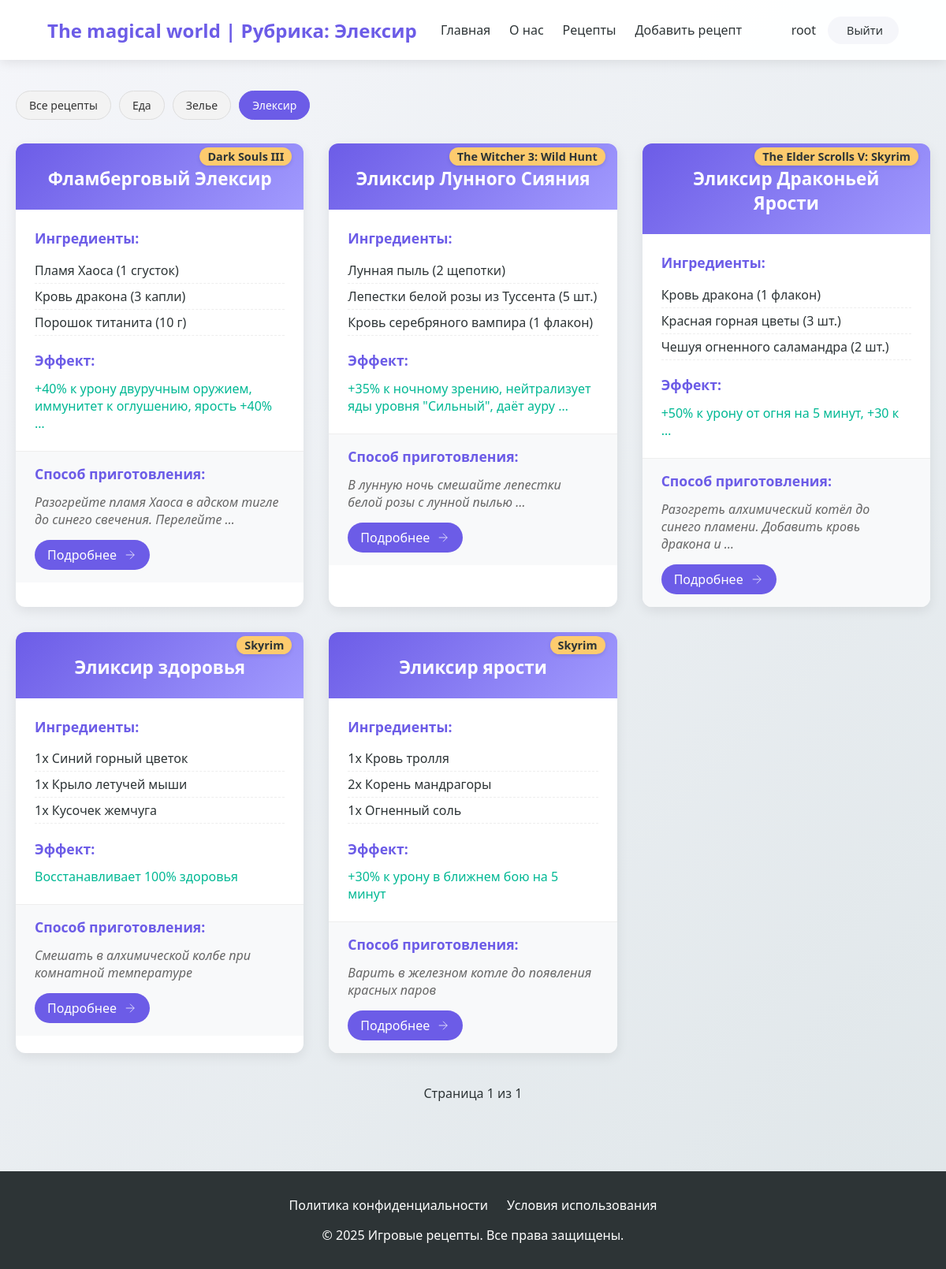
The page /category/Elecsir/ (signed in) on the database as committed earlier.
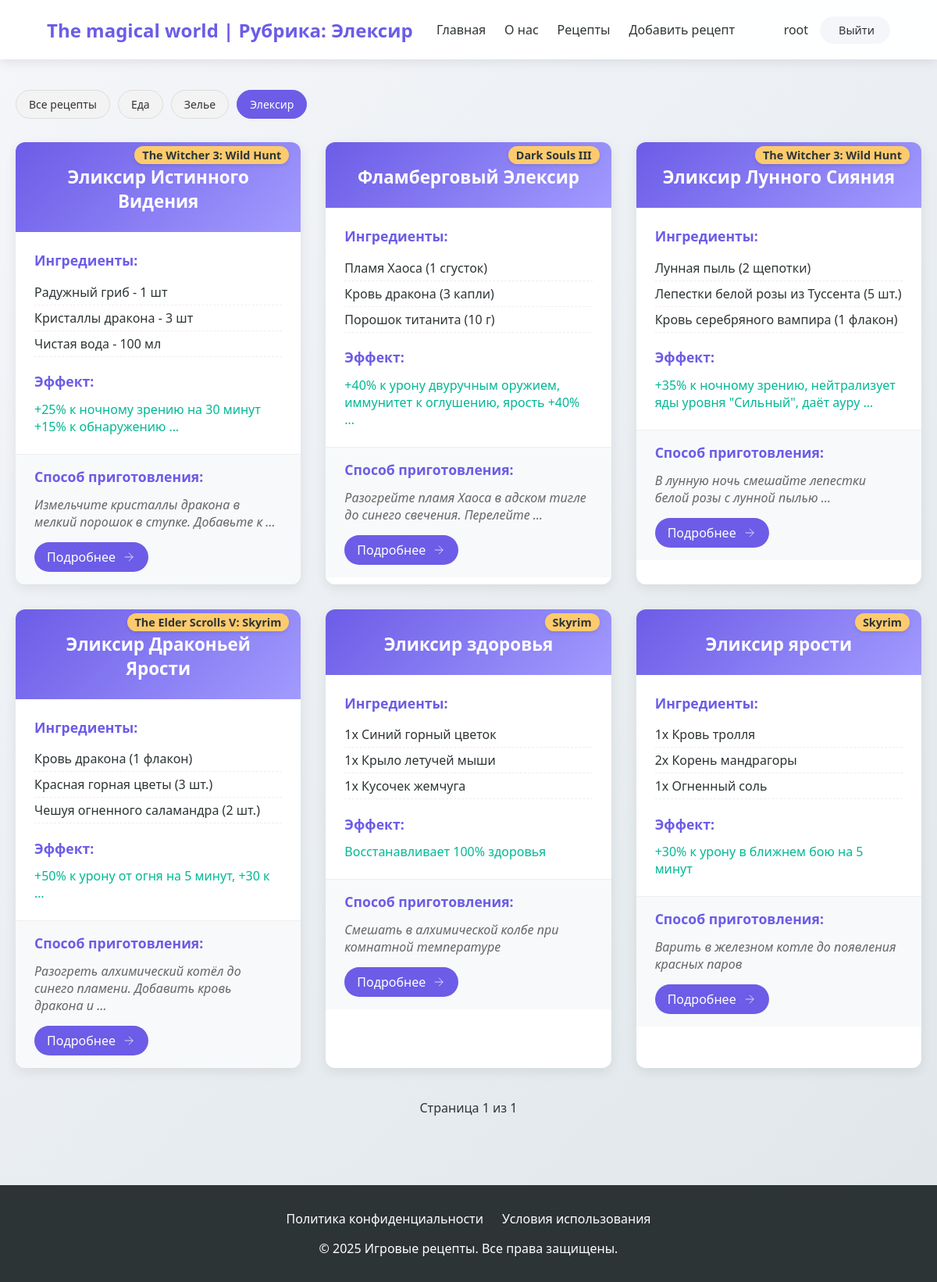
The same page on the database as committed later.
### star/models.py (models this page shows, shortened)
class Category(models.Model):
    name = models.CharField(max_length=255, db_index=True, verbose_name = 'Категория')
    slug = models.SlugField(max_length=100, unique=True, db_index=True)
    class Meta:
        verbose_name = 'Категории'
        verbose_name_plural = 'Категории'
    def get_absolute_url(self):
         return reverse('category', kwargs = {'cat_slug' : self.slug})

class recipe(models.Model):
    title = models.CharField(max_length = 255, verbose_name = 'Название')
    slug = models.SlugField(max_length = 255, unique = True, db_index = True, verbose_name = 'slug')
    game = models.CharField(max_length = 255, verbose_name = 'Название игры')
    ingredients = models.JSONField(default =list, blank = True, verbose_name = 'Ингредиенты')
    effect = models.CharField(max_length = 255, verbose_name = 'Эффект')
    preparation = models.CharField(max_length = 255, verbose_name = 'Способ приготовления')
    time_create = models.DateTimeField(auto_now_add = True, verbose_name = 'Время создания')
    time_update = models.DateTimeField(auto_now = True, verbose_name = 'Время изменение')
    cat = models.ForeignKey('Category', on_delete = models.PROTECT, verbose_name = 'Категория')
    author = models.ForeignKey(get_user_model(), on_delete = models.SET_NULL, related_name = 'post', null = True, default = None)
    class Meta:
        verbose_name = 'Лучшие рецепты'
        verbose_name_plural = 'Лучшие рецепты'
        ordering = ['-time_create']
        indexes = [
            models.Index(fields = ['-time_create'])
        ]
    def get_absolute_url(self):
         return reverse('recipe', kwargs = {'recipe_slug' : self.slug})

### star/views.py (the view)
# urls.py: path('category/<slug:cat_slug>/', views.show_category, name='category'),
@login_required
def show_category(request, cat_slug):
    category = get_object_or_404(Category, slug=cat_slug)
    recipes = recipe.objects.filter(cat=category)
    paginator = Paginator(recipes, 6)
    page_number = request.GET.get('page')
    page_obj = paginator.get_page(page_number)
    context = {
        'recipes': recipes,
        'categories': Category.objects.all(),
        'cat_selected': category.pk,
        'title': f'Рубрика: {category.name}',
        'page_obj': page_obj
    }
    return render(request, 'star/catalog.html', context)

### star/templates/star/catalog.html (shortened to what this page needs)
{% extends 'star/base.html' %}
{% load static %}
{% block content %}
<section class="recipes-section">
    <link type="text/css" href="{% static 'star/css/catalog.css' %}" rel="stylesheet">
    <div class="category-filter">
        <div class="category-buttons">
            <a href="{% url 'all_recipes' %}" class="category-btn {% if not cat_selected %}active{% endif %}">
                Все рецепты
            </a>
            {% for category in categories %}
            <a href="{{ category.get_absolute_url }}"
                class="category-btn {% if category.pk == cat_selected %}active{% endif %}">
                {{ category.name }}
            </a>
            {% endfor %}
        </div>
    </div>
    <div class="recipes-grid">
        {% for recipe in page_obj %}
        <div class="recipe-card">
            <div class="recipe-header">
                <h2>{{ recipe.title }}</h2>
                <span class="game-badge">{{ recipe.game }}</span>
            </div>
            <div class="recipe-content">
                <div class="ingredients">
                    <h3>Ингредиенты:</h3>
                    <ul>
                        {% for ingredient in recipe.ingredients|slice:":3" %}
                        <li>{{ ingredient }}</li>
                        {% endfor %}
                    </ul>
                </div>
                <div class="recipe-effects">
                    <h3>Эффект:</h3>
                    <p>{{ recipe.effect|truncatewords:10  }}</p>
                </div>
            </div>
            <div class="recipe-footer">
                <div class="preparation">
                    <h3>Способ приготовления:</h3>
                    <p>{{ recipe.preparation|truncatewords:10 }}</p>
                    <a href="{{ recipe.get_absolute_url }}" class="details-btn">
                        <span>Подробнее</span>
                        <svg width="18" height="18" viewBox="0 0 24 24" fill="none" stroke="currentColor">
                            <path d="M5 12h14M12 5l7 7-7 7"/>
                        </svg>
                    </a>
                </div>
            </div>
        </div>
        {% endfor %}
    </div>
    <div class="pagination">
        <div class="pagination-links">
            <span class="current-page">
                Страница {{ page_obj.number }} из {{ page_obj.paginator.num_pages }}
            </span>
        </div>
    </div>
</section>
{% endblock %}

Rows that differ between the two databases and show on the page:
added recipe: title "Эликсир Истинного Видения", game "The Witcher 3: Wild Hunt", ingredients "Радужный гриб - 1 шт" "Кристаллы дракона - 3 шт" "Чистая вода - 100 мл", effect "+25% к ночному зрению на 30 минут +15% к обнаружению …", preparation "Измельчите кристаллы дракона в мелкий порошок в ступке. Добавьте к …"
